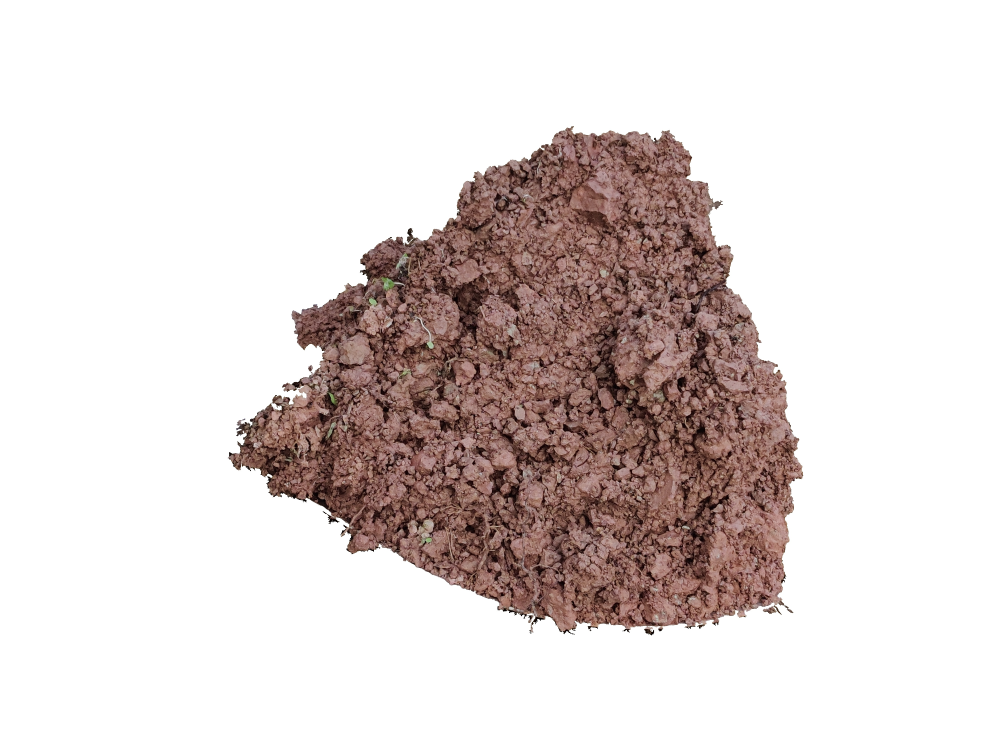
#> input picture Experiment/Draw/1论文插图/plt_img/87.jpg, 4000 x 3000 px (shown at 1/4 size); its folder holds only this picture in this run
$ python -i BoundingBox_Class.py   (imports and definitions only)
#> lines starting #> are read from the running program, lines starting #| are printed output that depends on the picture; after the words box and inside, x2 and y2 are one past the last pixel; in counts of white or black regions, pixels touching at a corner belong together
"""
重写成类的形式
2021年09月22日19:03:23
输入一个路径(仅包含土壤图像), 返回一张包含土壤外接矩阵的图像

2021年11月26日11:35:12
已完成类的形式, 只是中间可视化的结果还没有去掉, 这个可以先不急
"""
import os
import shutil
import time

import cv2
import matplotlib.pyplot as plt
import numpy as np

# class_img = ['0', '1', '3', '4', '6', '7', '8', '9', '10']
class_img = []  # 全局变量


class BoundingBox:
    def __init__(self, img_path, img_size=225):
#> called with img_size = 225
        self.img = cv2.imread(img_path)
#> self.img is the input picture: shape (3000, 4000, 3); mean B, G, R 211.7, 213.6, 222.7
        self.img_gray = cv2.cvtColor(self.img, cv2.COLOR_BGR2GRAY)
        self.img_size = img_size

    def master(self):
        """
        主函数,调用
        :return:
        """
        lable = self.lable_MAtrix1()
        point = self.find_boundary_point2(lable)
        new_img = self.get_rectangl3(lable, point)
        return new_img

    def lable_MAtrix1(self):
        """
       初始化标记矩阵lable, 土壤区域标记为255, 非土壤区域标记为0
       使用了保护边境措施,进行了腐蚀
       :return:可用土壤标记矩阵: [255, 0]
        """
        lable = np.copy(self.img_gray)
        img_size = self.img_size
        # 原图背景 255, 土壤0-255->背景为0, 土壤区域为255
        lable[lable == 255] = 0
        lable[lable != 0] = 255
#> lable: shape (3000, 4000); 25.9% white; 829 white regions (789 under 20 px), largest, box (x1, y1, x2, y2) and area: (904, 496, 3217, 2544) 3103672, (1184, 1380, 1196, 1392) 51, (2756, 592, 2764, 606) 50
        # 土壤区域标记为1
        lable[lable != 0] = 1

        # 膨胀, 去掉P图错误标记 2021年11月25日22:13:38: 修正, 修改 从2倍到3倍 差距变大防止填充不满土壤
        lable = cv2.erode(lable, None, iterations=3)
#> lable: shape (3000, 4000); values 0 (black) and 1 (white), 25.3% white; 13 white regions (7 under 20 px), largest, box (x1, y1, x2, y2) and area: (915, 508, 3210, 2537) 3039330, (3053, 2422, 3116, 2454) 746, (1235, 1462, 1250, 1485) 210, (2114, 2462, 2132, 2490) 155, (3142, 2425, 3171, 2450) 126, (2122, 2500, 2134, 2529) 106
        lable = cv2.dilate(lable, None, iterations=9)
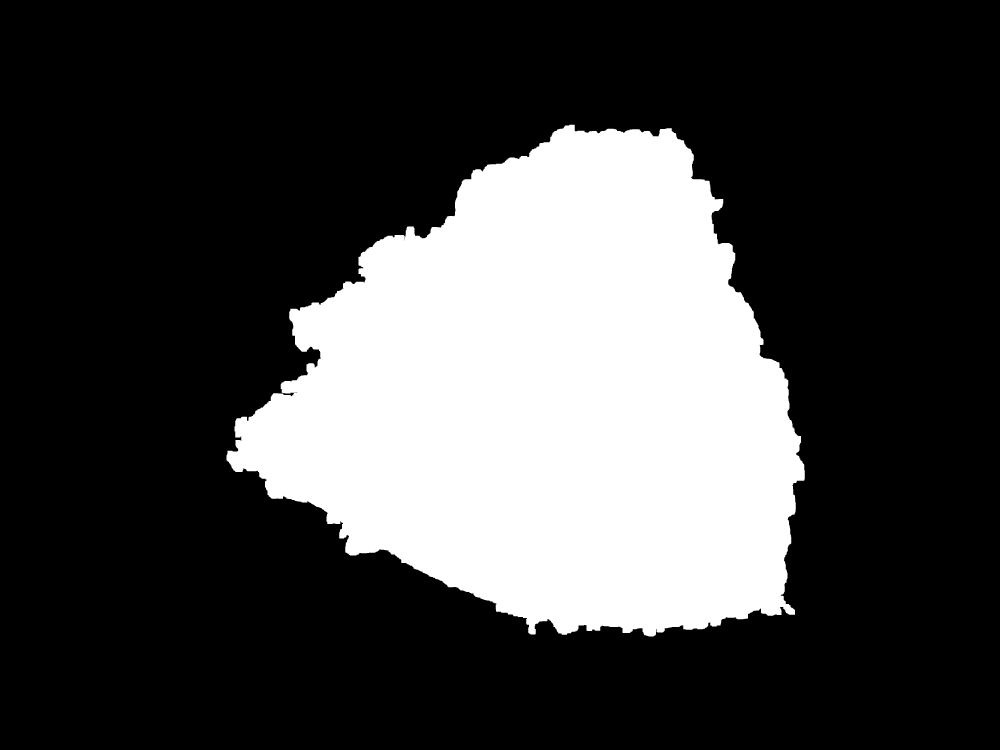
#> lable: shape (3000, 4000) (shown at 1/4 size); values 0 (black) and 1 (white), 26.3% white; 1 white region, box (x1, y1, x2, y2) and area: (906, 499, 3219, 2546) 3156609

        return lable

    def find_boundary_point2(self, lable):
        """
        输入lable矩阵,返回4个边界点
        :param lable:
        :return:
        """
        plt.imshow(lable)  # cmap修改颜色
        # 第一行, 最后一行
        point = np.where(lable != 0)
#> point = 3156609 positions, rows 499 to 2545, columns 906 to 3218
        top = (point[1][0], point[0][0])
#> top = (2278, 499)
        bottom = (point[1][-1], point[0][-1])
#> bottom = (2614, 2545)
        # 翻转
        lable_t = lable.transpose()
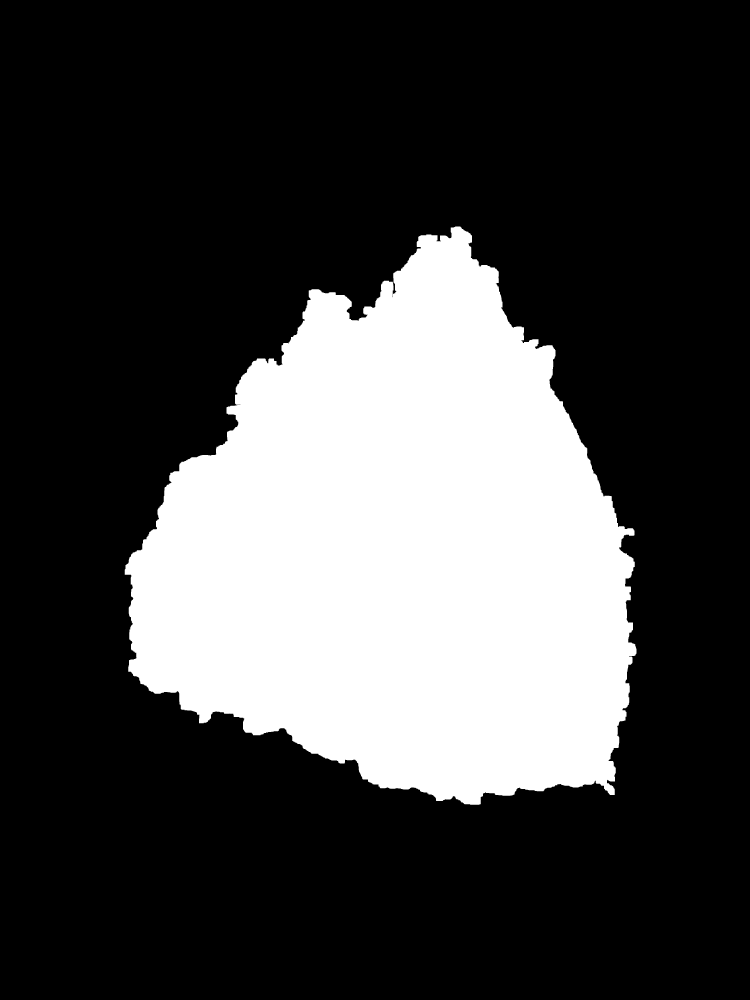
#> lable_t: shape (4000, 3000) (shown at 1/4 size); values 0 (black) and 1 (white), 26.3% white; 1 white region, box (x1, y1, x2, y2) and area: (499, 906, 2546, 3219) 3156609
        point = np.where(lable_t != 0)
#> point = 3156609 positions, rows 906 to 3218, columns 499 to 2545
        left = (point[0][0], point[1][0])
#> left = (906, 1821)
        right = (point[0][-1], point[1][-1])
#> right = (3218, 1915)
        # plt画图的行和列的起点不同, 注意
        plt.scatter(top[0], top[1], s=200)
        plt.scatter(bottom[0], bottom[1], s=200)
        plt.scatter(left[0], left[1], s=200)
        plt.scatter(right[0], right[1], s=200)
        # 不设置刻度
        plt.axis('off')
        # 取消背景白色框框
        plt.subplots_adjust(top=1, bottom=0, right=1, left=0, hspace=0, wspace=0)
        plt.margins(0, 0)
        # plt.title("Points_label")
        # plt.savefig("Points_label.svg", dpi=600)
        # plt.show()

        lable = lable[top[1]:bottom[1], left[0]:right[0]]
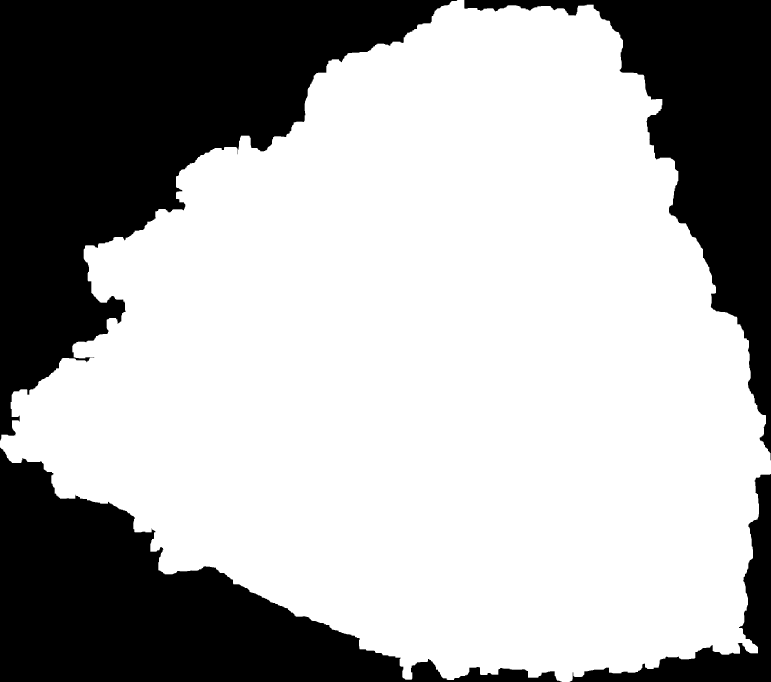
#> lable: shape (2046, 2312) (shown at 1/3 size); values 0 (black) and 1 (white), 66.7% white; 4 black regions, box (x1, y1, x2, y2) and area: (0, 0, 1372, 1322) 722597, (0, 1343, 1686, 2046) 446062, (1393, 0, 2312, 1381) 336247, (1709, 1422, 2312, 2046) 68891
        plt.imshow(lable)
        # 不设置刻度
        plt.axis('off')
        # 取消背景白色框框
        plt.subplots_adjust(top=1, bottom=0, right=1, left=0, hspace=0, wspace=0)
        plt.margins(0, 0)
        # [4 lines of commented-out code are left out]
        p = [top[1], bottom[1], left[0], right[0]]
#> p = [499, 2545, 906, 3218]
        # print(p)
        return p

    def get_rectangl3(self, lable_, p):
        """
        输入原图 标记矩阵以及点
        :param lable_:
        :param p:
        :return:
        """
        img_ = self.img
        img_[:, :, 0] = img_[:, :, 0] * lable_
        img_[:, :, 1] = img_[:, :, 1] * lable_
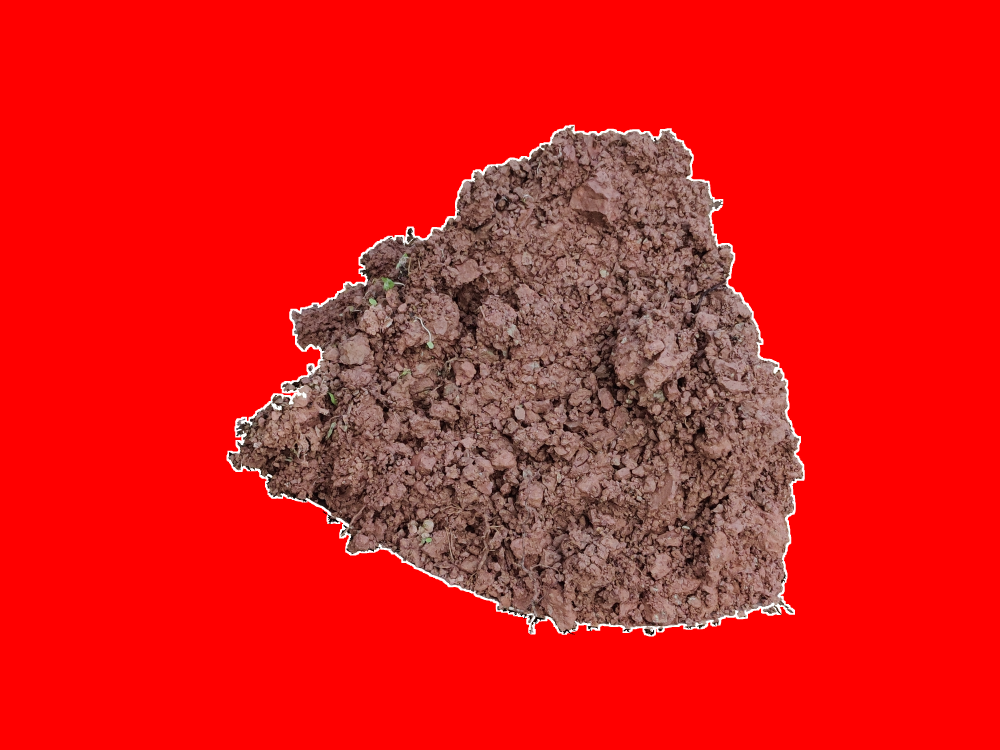
#> img_: shape (3000, 4000, 3) (shown at 1/4 size); mean B, G, R 23.8, 25.7, 222.7
        img_[:, :, 2] = img_[:, :, 2] * lable_
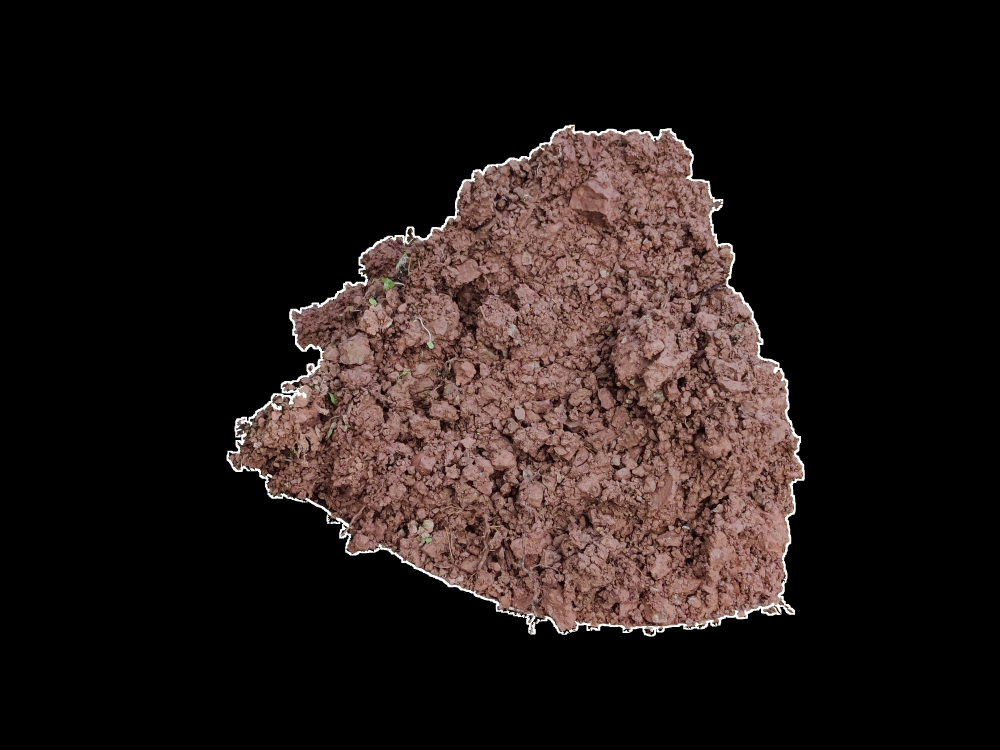
#> img_: shape (3000, 4000, 3) (shown at 1/4 size); mean B, G, R 23.8, 25.7, 34.8
        # 注意这个标记矩阵, 它是有0就变成255了!
        img_[lable_ == 0] = 255
        img_rgb = cv2.cvtColor(img_, cv2.COLOR_BGR2RGB)
        # 截取目标区域
        img_rgb = img_rgb[p[0]:p[1], p[2]:p[3]]
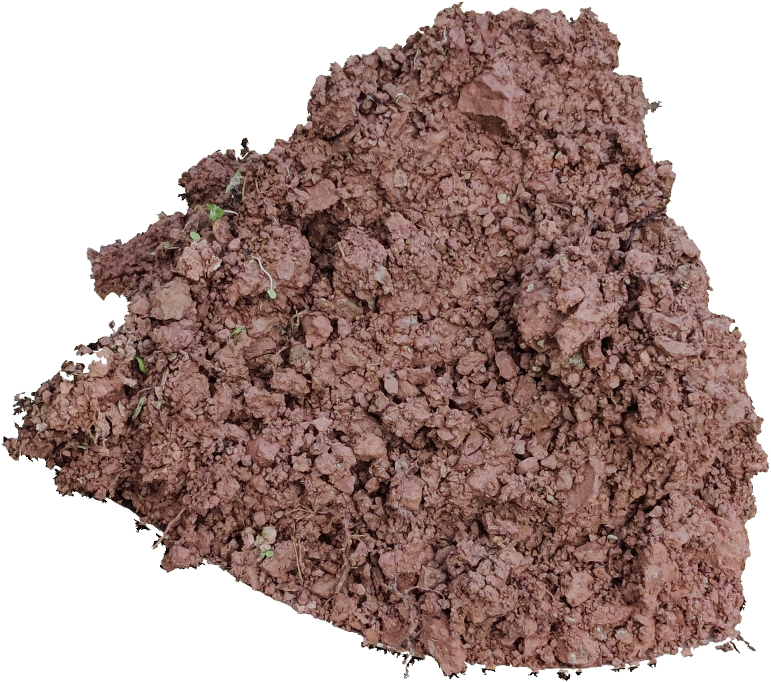
#> img_rgb: shape (2046, 2312, 3) (shown at 1/3 size); mean R, G, B 173.1, 149.9, 145.1
        img_ = img_[p[0]:p[1], p[2]:p[3]]
#> img_: shape (2046, 2312, 3)
        plt.imshow(img_rgb)
        # 不设置刻度
        plt.axis('off')
        # 取消背景白色框框
        plt.subplots_adjust(top=1, bottom=0, right=1, left=0, hspace=0, wspace=0)
        plt.margins(0, 0)
        # plt.savefig("img_rgb.svg", dpi=600)
        # plt.show()
        return img_


def main(img_path, class_img_):
    """
    当Rectangle存在的时候就不对它进行删除, 而是直接跳出
    :param img_path: 图像路径
    :param class_img_:图像类标签
    :return:
    """
    class_img = class_img_
    print("最小外接矩形: Circumscribed rectangle...")
    img_save = os.path.join(img_path, 'Rectangle')  # 存放子图路径
    if os.path.exists(img_save):
        return 0        # 当目录存在的时候, 直接跳出目录
        shutil.rmtree(img_save)
        print("文件夹已存在, 正在删除...")
    # 开始遍历图像
    print(class_img)
    for i in class_img:
        sub_path = os.path.join(img_path, i)  # 图像原图路径
        img_save_path = os.path.join(img_save, i)  # 图像存储路径
        # 创建路径
        os.makedirs(img_save_path)
        # 子文件
        file_sub = os.listdir(sub_path)

        for item in file_sub:
            if item.endswith('.jpg'):   # 我日, 不要写一些bug 注意细节
                # i : 类别   item: 图像名称.jpg
                img_num = item.split('.')[0]

                img_sub = os.path.join(sub_path, item)  # 待处理图像路径

                img_save_subpath = os.path.join(img_save_path, item)  # 保存图像的路径
                # 初始化类并调用方法
                b = BoundingBox(img_path=img_sub)
                img = b.master()
                # 保存图像
                cv2.imwrite(img_save_subpath, img)
                print("第{}类第{}张图像成功获取外接矩形...".format(i, img_num))

    print("************外接矩形获取已全部完成*************")


# [6 lines not run here, left out]

>>> result = BoundingBox('../../Experiment/Draw/1论文插图/plt_img/87.jpg').master()
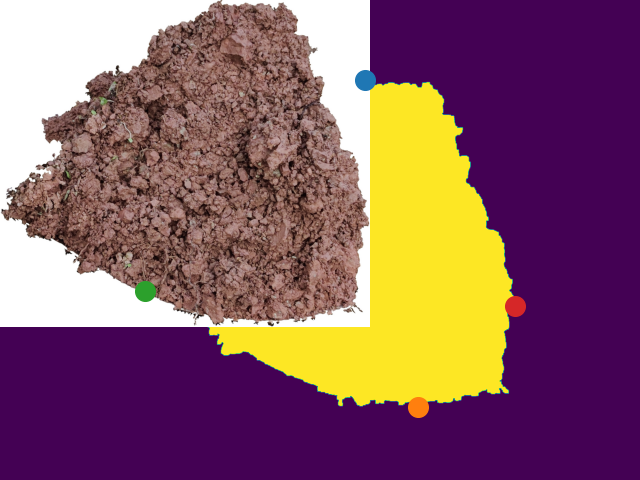
#> figure drawn by matplotlib, 1 panel
